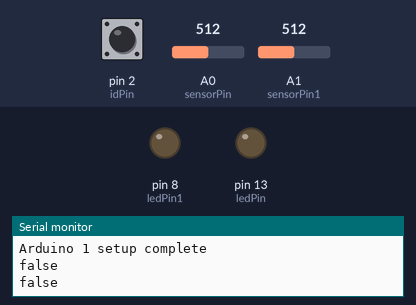
Recording of a sketch running on a simulated Arduino Uno, built with avr-gcc and run on an emulated ATmega328P. Parts: output pins drawn as LEDs (lit = HIGH), the last lines printed to the serial monitor. The test bench sets the inputs (shaded band); at power-on: A0 (sensorPin) = 512, A1 (sensorPin1) = 512, pin 2 (idPin) HIGH.

Above: at 3.8 s.
3.9 s: A0 (sensorPin) set to 413
7.8 s: A0 (sensorPin) set to 388
At 9.6 s:
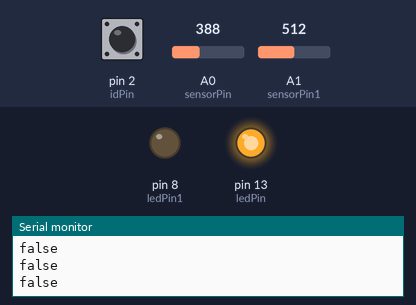
11.7 s: A1 (sensorPin1) set to 408
15.6 s: A1 (sensorPin1) set to 384
At 18.9 s:
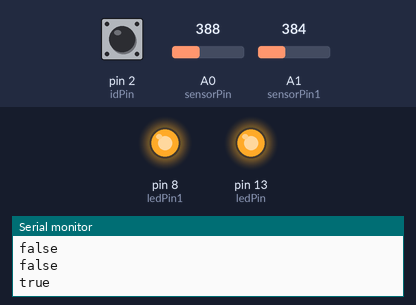
19.5 s: A0 (sensorPin) set to 410
At 22.3 s:
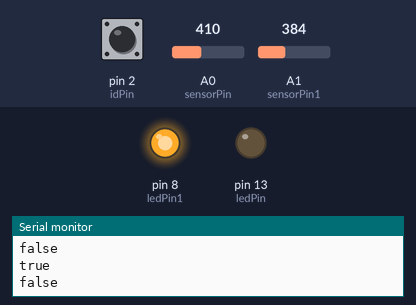
23.4 s: A0 (sensorPin) set to 390
At 24.7 s:
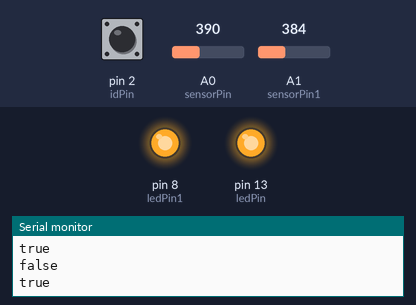
Timing chart, 0 to 26.4 s (numbered marks = the images above; inputs shaded):
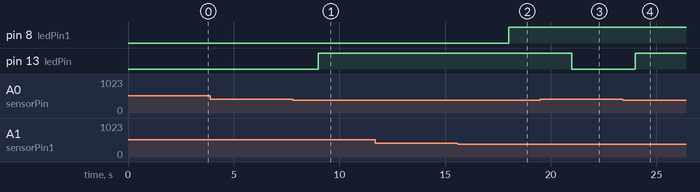

Measured:
- the behaviour switches between 400 and 399 on A0 (sensorPin) (found by bisection; images 0 and 1)
- the behaviour switches between 400 and 399 on A1 (sensorPin1) (found by bisection; images 1 and 2)
- after the input at 7.8 s, pin 13 (ledPin): LOW → HIGH after 1.2 s
- after the input at 15.6 s, pin 8 (ledPin1): LOW → HIGH after 2.4 s
- after the input at 19.5 s, pin 13 (ledPin): HIGH → LOW after 1.5 s
- after the input at 23.4 s, pin 13 (ledPin): LOW → HIGH after 0.60 s

The sketch:

sketch_jun20a.ino
```cpp
const int sensorPin = A0;
const int sensorPin1 = A1;
const int ledPin = 13;
const int ledPin1 = 8;
const int idPin = 2;

int sensorValue = 0;
int sensorValue1 = 0;
int threshold = 400;
int arduinoID = 0;

void setup() {
    pinMode(ledPin, OUTPUT);
    pinMode(ledPin1, OUTPUT);
    pinMode(idPin, INPUT_PULLUP);
    Serial.begin(9600);

    // Determine the Arduino ID
    if (digitalRead(idPin) == HIGH) {
        arduinoID = 1;
    } else {
        arduinoID = 2;
    }

    Serial.print("Arduino ");
    Serial.print(arduinoID);
    Serial.println(" setup complete");
}

void loop() {
    sensorValue = analogRead(sensorPin);
    sensorValue1 = analogRead(sensorPin1);

    bool spot1Taken = sensorValue < threshold;
    bool spot2Taken = sensorValue1 < threshold;

    if (spot1Taken) {
        digitalWrite(ledPin, HIGH);
    } else {
        digitalWrite(ledPin, LOW);
    }

    if (spot2Taken) {
        digitalWrite(ledPin1, HIGH);
    } else {
        digitalWrite(ledPin1, LOW);
    }

    if (spot1Taken && spot2Taken) {
        Serial.println("true");
    }
    else{
      Serial.println("false");
    }

    delay(3000);
}
```
